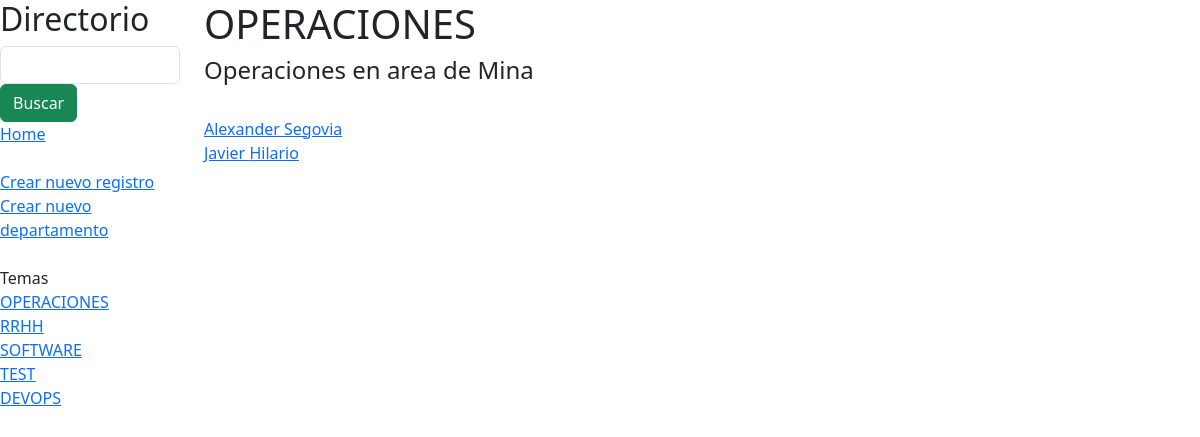
The page /app3/vistaDepartamento/1 on the database its author committed.
### app3/models.py (models this page shows)
class departamento(models.Model):
    nombreDepartamento = models.CharField(max_length=48, null=True, blank=True)
    descripcionDepartamento = models.CharField(max_length=256, null=True, blank=True)

class persona(models.Model):
    nombre = models.CharField(max_length=32, null=True, blank=True)
    apellido = models.CharField(max_length=32, null=True, blank=True)
    numero = models.CharField(max_length=24, null=True, blank=True)
    email = models.CharField(max_length=48, null=True, blank=True)
    descripcion = models.CharField(max_length=256, null=True, blank=True)
    depaRelacionado = models.ForeignKey(departamento, null=True, blank=True, on_delete=models.SET_NULL)

### app3/views.py (the view)
# urls.py: path('vistaDepartamento/<str:idDepartamento>',views.vistaDepartamento,name='vistaDepartamento'),
def vistaDepartamento(request,idDepartamento):
    listaDepartamentos = departamento.objects.all().order_by('id')
    objDeparamento = departamento.objects.get(id=idDepartamento)
    listaUsuarios = objDeparamento.persona_set.all()
    return render(request,'vistaDepartamento.html',{
        'listaDepartamentos':listaDepartamentos,
        'objDepartamento':objDeparamento,
        'listaUsuarios': listaUsuarios
    })

### app3/templates/vistaDepartamento.html (shortened to what this page needs)
{% extends "layout.html" %}
{% block contenido %}
    <h1>{{ objDepartamento.nombreDepartamento }}</h1>
    <div>
        <h4>{{ objDepartamento.descripcionDepartamento }}</h4>
    </div>
    <br>
    {% for personaInfo in listaUsuarios %}
    <div>
        <a href="{% url 'app3:vistaUsuario' personaInfo.id %}">{{ personaInfo.nombre }} {{ personaInfo.apellido }}</a>
    </div>
    {% endfor %}
{% endblock %}

### app3/templates/layout.html (shortened to what this page needs)
{% load static %}
<!DOCTYPE html>
<html>
    <head>
        <link href="https://cdn.jsdelivr.net/npm/bootstrap@5.3.0/dist/css/bootstrap.min.css" rel="stylesheet">
    </head>
    <body>
        <div class="row">
            <div class="col-lg-2" >
                <h2>Directorio</h2>
                <form>
                    <input type="text" class="form-control">
                    <input type="submit" class="btn btn-success" value="Buscar">
                </form>
                <div>
                    <a href="{% url 'app3:directorio' %}">Home</a>
                </div>
                <br>
                <div>
                    <a href="{% url 'app3:nuevoRegistro' %}">Crear nuevo registro</a>
                </div>
                <div>
                    <a href="{% url 'app3:nuevoDepartamento' %}">Crear nuevo departamento</a>
                </div>
                <br>
				Temas
                {% for departamentoInfo in listaDepartamentos %}
                <div>
                    <a href="{% url 'app3:vistaDepartamento' departamentoInfo.id %}">{{ departamentoInfo.nombreDepartamento }}</a>
                </div>
                {% endfor %}
            </div>
            <div class="col-lg-10">
                {% block contenido %}
                {% endblock %}
            </div>
        </div>
    </body>
</html>

### rows shown on the page
departamento: nombreDepartamento "OPERACIONES", descripcionDepartamento "Operaciones en area de Mina"
departamento: nombreDepartamento "RRHH"
departamento: nombreDepartamento "SOFTWARE"
departamento: nombreDepartamento "TEST"
departamento: nombreDepartamento "DEVOPS"
persona: nombre "Alexander", apellido "Segovia"
persona: nombre "Javier", apellido "Hilario"
